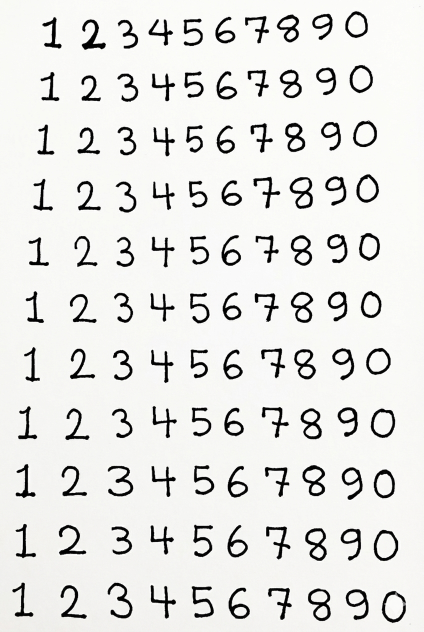
%> input picture IS-Lab4-20250258/train_data.png, 848 x 1264 px (shown at 1/2 size)
$ octave lab4e.m   (GNU Octave 9; MATLAB toolbox functions it lacks are replaced by stand-ins)
%> lines starting %> are read from the running program, lines starting %| are printed output that depends on the picture; in (x1, y1, x2, y2) boxes, pixels count from 0 and x2, y2 are one past the last pixel; in counts of white or black regions, pixels touching at a corner belong together; the program's own positions count from 1
### IS-Lab4-20250258/helper_func.m
function pozymiai = helper_func(pavadinimas,pvz_eiluciu_sk, mode)
%> called with pavadinimas = 'train_data.png', pvz_eiluciu_sk = 10, mode = 'train'
%% Feature extraction for handwritten digits (Robust Version)

%% Step 1: Read and Preprocess
I = imread(pavadinimas);
%> I is the input picture: size 1264x848x3 uint8; mean R, G, B 228.1, 228.1, 225.8
if ndims(I) == 3
    I = rgb2gray(I);
%> I: size 1264x848 uint8
end

% Adaptive binarization with noise removal
BW = imbinarize(I, 'adaptive', 'ForegroundPolarity','dark', 'Sensitivity', 0.5);
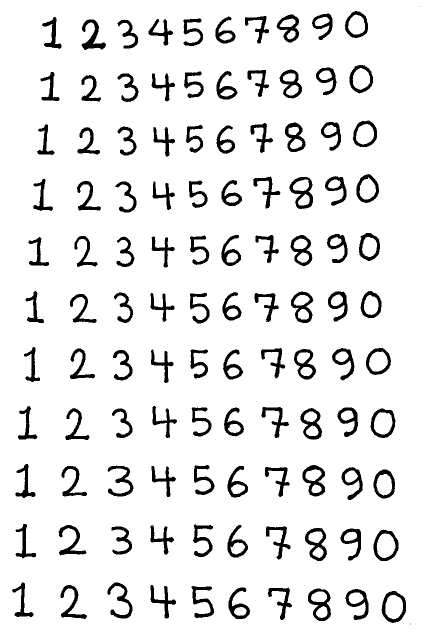
%> BW: size 1264x848 logical (shown at 1/2 size); 90.9% white; 112 black regions (2 under 20 px), largest, box (x1, y1, x2, y2) and area: (579, 354, 626, 418) 1203, (616, 1177, 662, 1242) 1198, (605, 930, 650, 993) 1181
BW = imcomplement(BW);
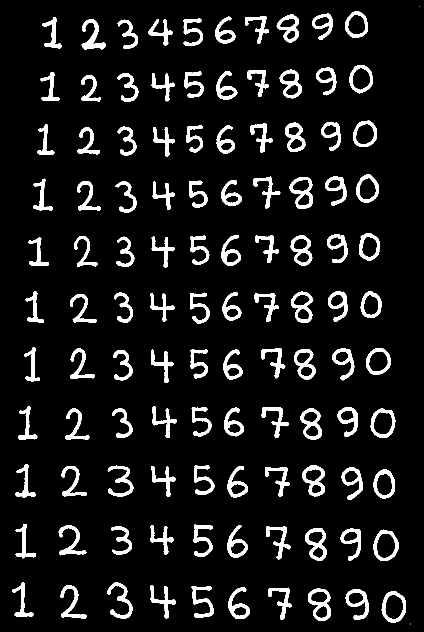
%> BW: size 1264x848 logical (shown at 1/2 size); 9.1% white; 112 white regions (2 under 20 px), largest, box (x1, y1, x2, y2) and area: (579, 354, 626, 418) 1203, (616, 1177, 662, 1242) 1198, (605, 930, 650, 993) 1181

% Morphological cleaning
se = strel('disk', 1);
BW = imopen(BW, se);        % Remove small noise
%> BW: size 1264x848 logical; 9.1% white; 110 white regions, largest, box (x1, y1, x2, y2) and area: (579, 354, 626, 418) 1203, (616, 1177, 662, 1242) 1196, (605, 930, 650, 993) 1181
BW = imclose(BW, se);       % Connect broken strokes
%> BW: size 1264x848 logical; 9.1% white; 110 white regions, largest, box (x1, y1, x2, y2) and area: (579, 354, 626, 418) 1208, (616, 1177, 662, 1242) 1198, (605, 930, 650, 993) 1183
BW = bwareaopen(BW, 50);    % Remove very small blobs
BW = imfill(BW, 'holes');
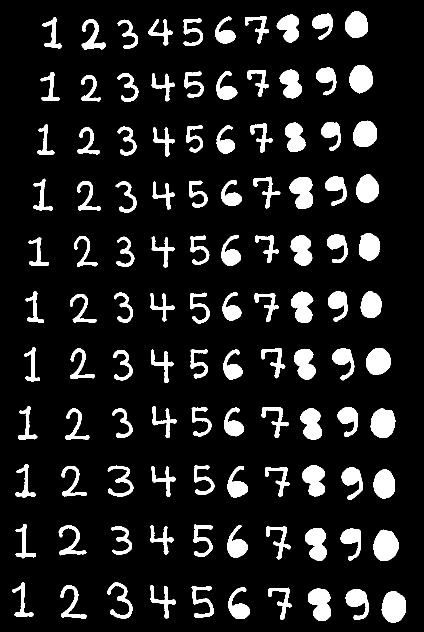
%> BW: size 1264x848 logical (shown at 1/2 size); 11.8% white; 110 white regions

%% Step 2: Connected Components
CC = bwconncomp(BW, 8);
%> CC = 110 connected components
stats = regionprops(CC, 'BoundingBox', 'Centroid', 'Area', 'EulerNumber', 'Image');
%> stats = 110 regions; largest, box (x1, y1, x2, y2), Area, Centroid and EulerNumber: (747, 1059, 797, 1122) 2433 [772 1091.9] 1, (763, 1182, 812, 1246) 2414 [788.3 1214.6] 1, (741, 817, 791, 876) 2302 [766.7 847] 1

% Filter noise by area (keep objects larger than threshold)
stats = stats([stats.Area] > 150);
num_objects = numel(stats);
%> num_objects = 110

if num_objects == 0
    warning('No objects detected!');
    pozymiai = {};
    return;
end

%% Step 3: Robust Sorting (Row-wise)
centroids = cat(1, stats.Centroid);
%> centroids = 110 rows, first 12: [45.13 1205.6; 51.22 968.6; 49.41 1088.6; 54.61 852.3; 65.26 733.1; 69.46 619.8; 76.5 508.6; 84.48 396.2; 90.84 285.4; 101.1 177.7; 105.7 69.46; 142.6 1084.5]
sorted_stats = [];

if strcmp(mode, 'train')
    % TRAINING: Sort into strict grid (Rows then Columns)
    % 1. Sort primarily by Y to find rows
    [~, y_idx] = sort(centroids(:,2));
%> y_idx = 110 values, max 110 at index 110, min 1 at index 106, mean 55.5
    temp_stats = stats(y_idx);
%> temp_stats has the same summary as stats
    temp_cents = centroids(y_idx, :);
%> temp_cents = 110 rows, first 12: [647 48.28; 713.9 50.49; 517.8 53.39; 579.5 55.96; 385.8 63.88; 323.3 64.06; 450.1 67.39; 259 68.56; 105.7 69.46; 185.6 74.47; 654.5 157; 722.7 158.5]

    % 2. Group into rows based on Y-distance threshold
    row_indices = {};
    current_row = 1;
    row_indices{1} = 1;

    for i = 2:length(temp_cents)
        % If Y difference is small, it's the same row
        if abs(temp_cents(i,2) - temp_cents(i-1,2)) < 35 % Threshold depends on image text size
            row_indices{current_row} = [row_indices{current_row}, i];
        else
            current_row = current_row + 1;
            row_indices{current_row} = i;
        end
    end
%> this loop made 109 passes
%> after the loop, current_row = 11; row_indices = 11 items

    % 3. Sort X (Left-to-Right) within each row
    for r = 1:length(row_indices)
        idx_in_row = row_indices{r};
        row_blobs = temp_stats(idx_in_row);
        row_cents = temp_cents(idx_in_row, :);

        [~, x_sort] = sort(row_cents(:,1));
        sorted_stats = [sorted_stats; row_blobs(x_sort)];
    end
%> this loop made 11 passes
%> (idx_in_row, x_sort) on passes 1 to 9: ([1 2 3 4 5 6 7 8 9 10], [9; 10; 8; 6; 5; 7; 3; 4; 1; 2]), ([11 12 13 14 15 16 17 18 19 20], [8; 10; 7; 6; 5; 9; 3; 4; 1; 2]), ([21 22 23 24 25 26 27 28 29 30], [8; 10; 7; 6; 5; 9; 3; 4; 1; 2]), ([31 32 33 34 35 36 37 38 39 40], [10; 9; 8; 6; 5; 7; 3; 4; 1; 2]), ([41 42 43 44 45 46 47 48 49 50], [10; 7; 8; 5; 4; 9; 2; 6; 1; 3]), ([51 52 53 54 55 56 57 58 59 60], [9; 10; 7; 4; 6; 8; 2; 5; 1; 3]), ([61 62 63 64 65 66 67 68 69 70], [9; 8; 7; 6; 4; 10; 1; 5; 2; 3]), ([71 72 73 74 75 76 77 78 79 80], [9; 10; 6; 3; 4; 8; 2; 7; 1; 5]), ([81 82 83 84 85 86 87 88 89 90], [8; 7; 6; 2; 5; 10; 1; 3; 4; 9])
%> after the loop, sorted_stats has the same summary as stats
    stats = sorted_stats;
else
    % TESTING: Simple Left-to-Right sort
    [~, xidx] = sort(centroids(:,1));
    stats = stats(xidx);
end

%% Step 4: Feature Extraction
num_processed = numel(stats);
%> num_processed = 110
pozymiai = cell(1, num_processed);
%> pozymiai = 110 items

for k = 1:num_processed
    % Extract image locally
    digit = stats(k).Image;

    % Resize to standard grid for density calculation
    digit = imresize(digit, [70 50]);

    feature = zeros(49, 1);
    idx = 1;

    % A. Block density (7x5 grid) -> 35 features
    h = 70/7; w = 50/5;
    for i = 1:7
        for j = 1:5
            r1 = round((i-1)*h + 1); r2 = round(i*h);
            c1 = round((j-1)*w + 1); c2 = round(j*w);
            block = digit(r1:r2, c1:c2);
            feature(idx) = sum(block(:)) / numel(block);
            idx = idx + 1;
        end
    end

    % B. Horizontal Projection -> 7 features
    for i = 1:7
        r1 = round((i-1)*h + 1); r2 = round(i*h);
        strip = digit(r1:r2, :);
        feature(idx) = sum(strip(:)) / numel(strip);
        idx = idx + 1;
    end

    % C. Vertical Projection -> 5 features
    for j = 1:5
        c1 = round((j-1)*w + 1); c2 = round(j*w);
        strip = digit(:, c1:c2);
        feature(idx) = sum(strip(:)) / numel(strip);
        idx = idx + 1;
    end

    % D. Structural Features
    % Normalize Euler number (usually 1, 0, or -1 for digits)
    feature(idx) = (stats(k).EulerNumber + 1) / 3;
    idx = idx + 1;

    % Aspect Ratio (normalized roughly to 0-1 range)
    bb = stats(k).BoundingBox;
    ar = bb(3)/bb(4);
    feature(idx) = ar / 2; % Divide by 2 to keep it roughly < 1

    pozymiai{k} = feature;
end
%> this loop made 110 passes
%> (bb, ar) on passes 1 to 12: ([84.5 34.5 39 64], 0.609), ([163.5 39.5 49 61], 0.803), ([235.5 39.5 41 58], 0.707), ([297.5 38.5 49 54], 0.907), ([367.5 37.5 39 55], 0.709), ([431.5 33.5 40 54], 0.741), ([490.5 32.5 48 55], 0.873), ([553.5 29.5 45 56], 0.804), ([624.5 27.5 41 53], 0.774), ([690.5 22.5 46 54], 0.852), ([81.5 144.5 38 58], 0.655), ([163.5 150.5 39 53], 0.736)
%> pass 1, in helper_func, `digit = stats(k).Image;`:
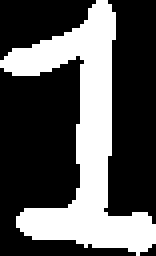
%> digit: size 64x39 logical (shown 4 times larger); 33.7% white; 1 white region, box (x1, y1, x2, y2) and area: (0, 0, 39, 64) 840
%> pass 1, in helper_func, `digit = imresize(digit, [70 50]);`:
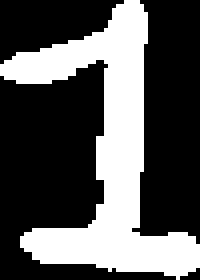
%> digit: size 70x50 logical (shown 4 times larger); 34.2% white; 1 white region, box (x1, y1, x2, y2) and area: (0, 0, 50, 70) 1196
%> pass 2, in helper_func, `digit = imresize(digit, [70 50]);`:
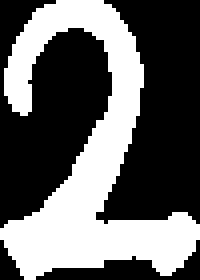
%> digit: size 70x50 logical (shown 4 times larger); 39.3% white; 1 white region, box (x1, y1, x2, y2) and area: (0, 0, 50, 70) 1375
%> after the loop, feature = 49 values, max 1 at index 7, min 0.01 at index 5, mean 0.766
end

### IS-Lab4-20250258/lab4e.m
close all;
clc;

%% HANDWRITTEN DIGIT RECOGNITION – MLP
%% Step 1: Load training data & Extract Features
train_image = 'train_data.png';

% Using the SAME feature extraction function
features_train = helper_func(train_image, 10, 'train');
%> features_train = 110 items
P = cell2mat(features_train);
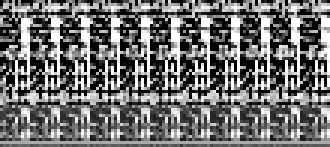
%> P: size 49x110 double (shown 3 times larger); min 0, max 1, mean 0.445

if isempty(P)
    error('No training data extracted. Check image path.');
end

num_samples = size(P, 2);
%> num_samples = 110
fprintf('Training samples extracted: %d\n', num_samples);
%| Training samples extracted: 110

%% Step 2: Create Target Matrix
T = zeros(10, num_samples);
for i = 1:num_samples
    digit_val = mod(i-1, 10) + 1;
    if digit_val == 10
        target_row = 10;
    else
        target_row = digit_val;
    end
    T(target_row, i) = 1;
end

%% Step 3: Configure MLP Network
hiddenLayerSize = 20;

% Create Pattern Recognition Network
%> (the run ends here)
